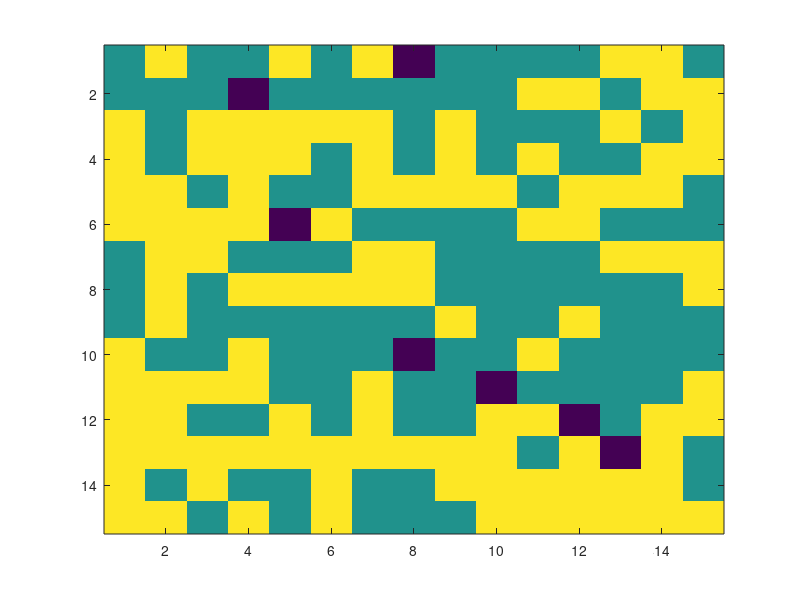

MATLAB code for this plot:
%% Set up the grid

clear all;
clc;

Board=zeros(15,15); 

%110 White (1 indicates white)
i=1;
while i<110

Col = randi(size(Board, 2));
Row = randi(size(Board, 1));
if Board(Col,Row)==0
    Board(Col,Row)=1;
    i=i+1;
else
end
end

%110 Black (2 indicates black)

j=1;
while j<110

Col = randi(size(Board, 2));
Row = randi(size(Board, 1));
if Board(Col,Row)==0
    Board(Col,Row)=2;
    j=j+1;
else
end
end

figure
Plot_0=imagesc(Board);

%% Spot unoccupied houses



Non_Occupied=zeros(5,2);
Non_Index=1;

for i=1:15
    for j=1:15
        if Board(i,j)==0
            
            Non_Occupied(Non_Index,1)=i;
            Non_Occupied(Non_Index,2)=j;
            if Non_Index<5
            Non_Index=Non_Index+1;
            
            end
        else
        end
    end
end

%% Evaluate position

Movers_Location=zeros(15,15);

for i=1:15
    for j=1:15
       Self=Board(i,j);
       %Evaluate at Borders
       if i==1||i==1||i==15||j==15
           
       else
       %Evaluate interior
       
           %Get neighboring values
           Upper_N=Board(i-1,j);
           Lower_N=Board(i+1,j);
           Left_N=Board(i,j+1);
           Right_N=Board(i,j+1);

           %Compare to neighbors
           Neigh=zeros(4,1);
           Neigh(1,1)=double((Self==Upper_N));
           Neigh(2,1)=double((Self==Lower_N));
           Neigh(3,1)=double((Self==Left_N));
           Neigh(4,1)=double((Self==Right_N));
           
           %Same_Upper=double((Self==Upper_N));
           %Same_Lower=double((Self==Lower_N));
           %Same_Left=double((Self==Left_N));
           %Same_Right=double((Self==Right_N));
           
           %at least 35% must be equal to not move
           Neigh_Eval=sum(Neigh)/4;
           
          if Neigh_Eval<0.35
              Movers_Location(i,j)=1;
          end
           
       
       end
    end
end




